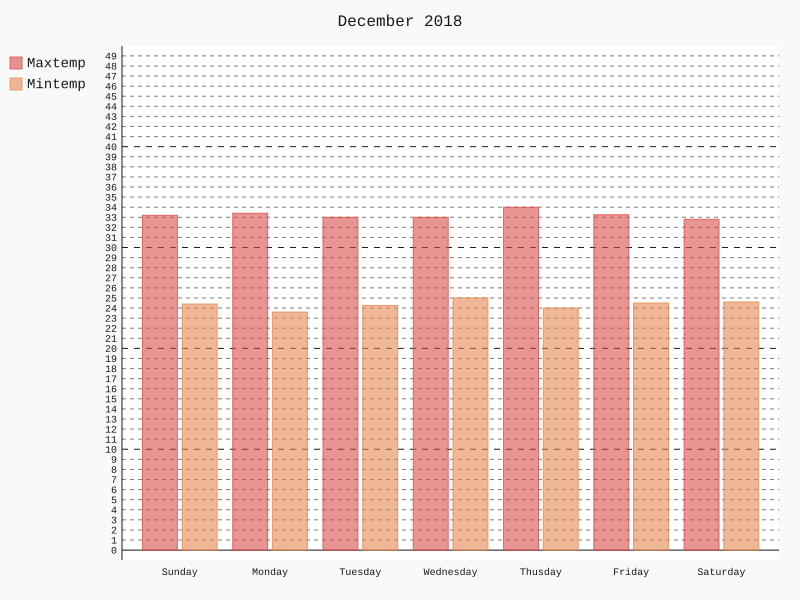

Write the Python code that produced this figure.
import pandas as pd
import pygal
from pygal.style import RedBlueStyle

def chart():
    """ Dec """
    data = pd.read_csv("12-december.csv")
    line_chart = pygal.Bar(fill=True, interpolate='cubic', style=RedBlueStyle)
    line_chart.title = 'December 2018'
    line_chart.x_labels = data.day
    line_chart.y_labels = map(int, range(0, 50, 1))
    line_chart.add('Maxtemp', data.Max)
    line_chart.add('Mintemp', data.Min)
    line_chart.render_to_file("12dec.svg")
chart()
